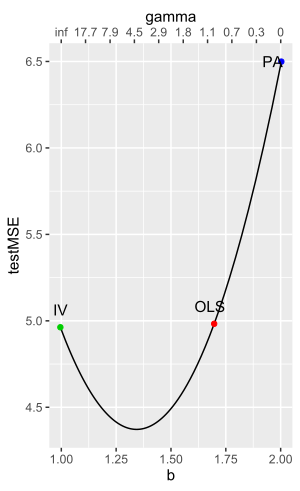

Source code (R):
# Re-implementation of example 2 in Anchor Regression - Rothenhaeuser 2020
# Author: Maic Rakitta
# Date: 15.09.20
##########################################################################
set.seed(1)

n <- 1000 # number of samples from unpertubed and pertubed distribution

# initialize training data
library(extraDistr) # for rademacher distribution
A <- rsign(n)
epsH.train <- rnorm(n)
epsX.train <- rnorm(n)
epsY.train <- rnorm(n)

H.train <- epsH.train
X.train <- A+H.train+epsX.train
Y.train <- X.train+2*H.train+epsY.train

# initialize test data
epsH.test <- rnorm(n)
epsX.test <- rnorm(n)
epsY.test <- rnorm(n)

H.test <- epsH.test
X.test <- 1.8+H.test+epsX.test
Y.test <- X.test+2*H.test+epsY.test

##########################################################################
# Anchor regression
anchor.regression <- function(X, Y, A, gamma, n){
  
  P.A <- A%*%solve(t(A)%*%A)%*%t(A)
  W <- diag(n)-(1-sqrt(gamma))*P.A
  
  Y.tilde <- W%*%Y
  X.tilde <- W%*%X
  
  fit <- lm(Y.tilde~X.tilde-1)
}

# PA = AR for gamma = 0
fit.PA <- anchor.regression(X.train, Y.train, A, 0, n)
b.PA <- coef(fit.PA)

# OLS = AR for gamma = 1
fit.OLS <- anchor.regression(X.train, Y.train, A, 1, n)
b.OLS <- coef(fit.OLS)

# IV - 2SLS
fit.2SLS.step <- lm(X.train~A-1)
X.train.hat <- fitted.values(fit.2SLS.step)
fit.IV <- lm(Y.train~X.train.hat-1)

#P.A <- A%*%solve(t(A)%*%A)%*%t(A) # manually
#X.train.tilde <- P.A%*%X.train
#b.IV <- solve(t(X.train.tilde)%*%X.train.tilde)%*%t(X.train.tilde)%*%Y.train
b.IV <- coef(fit.IV)

# training data plot
plot(X.train,Y.train)
abline(fit.OLS, col="2")
abline(fit.IV, col="3")
abline(fit.PA,col="4")
legend(0, -5, legend=c("OLS", "IV", "PA"),
       col=c(2, 3,4), lty=1, cex=0.8)

# test data plot
plot(X.test,Y.test)
abline(fit.OLS, col="2")
abline(fit.IV, col="3")
abline(fit.PA,col="4")
legend(2, -3, legend=c("OLS", "IV", "PA"),
       col=c(2, 3,4), lty=1, cex=0.8)

##########################################################################
# Calculation and plot of ex2 figure 1 in Rothenhaeusler 2020
gamma.vec <- seq(0,100,by=0.1)
b.vec <- numeric(length(gamma.vec))
MSE.vec <- numeric(length(gamma.vec))

for (i in 1:length(gamma.vec)){
  
  gamma <- gamma.vec[i]
  
  fit <- anchor.regression(X.train, Y.train, A, gamma, n)
  
  MSE.vec[i] <- mean((Y.test - t(X.test)*coef(fit)) ^ 2)
  b.vec[i] <- coef(fit)
}

# gamma big enough to compare with IV
gamma <- 10000
fit <- anchor.regression(X.train, Y.train, A, gamma, n)
MSE.limit <- mean((Y.test - t(X.test)*coef(fit)) ^ 2)
b.limit <- coef(fit)

b.vec.limit <- c(b.vec,b.limit)
MSE.vec.limit <- c(MSE.vec,MSE.limit)
gamma.vec.limit <- c(gamma.vec,gamma)

# test MSE for specific cases
MSE.PA <- mean((Y.test - t(X.test)*b.PA) ^ 2)
MSE.OLS <- mean((Y.test - t(X.test)*b.OLS) ^ 2)
MSE.IV <- mean((Y.test - t(X.test)*b.IV) ^ 2)

# plots
plot(gamma.vec.limit, MSE.vec.limit, type = "l")
points(1, MSE.OLS,col="2", pch=16)
points(0, MSE.PA,col="4", pch=16)
abline(h=MSE.IV)
abline(h=MSE.IV, col=3)
legend(2000, 5.5, legend=c("OLS", "IV MSE" ,"PA"),
       col=c(2, 3, 4), cex=0.8,pch=16)

plot(gamma.vec, MSE.vec, type = "l")
points(1, MSE.OLS,col="2", pch=16)
points(0, MSE.PA,col="4", pch=16)
abline(h=MSE.IV, col=3)
legend(60, 5.5, legend=c("OLS", "IV MSE" ,"PA"),
       col=c(2, 3, 4), cex=0.8,pch=16)

plot(b.vec.limit, MSE.vec.limit, type = "l", xlim = c(0.95,2.05))
points(b.OLS, MSE.OLS,col="2", pch=16)
points(b.IV, MSE.IV,col="3", pch=16)
points(b.PA, MSE.PA,col="4", pch=16)
legend(1, 6.5, legend=c("OLS", "IV", "PA"),
       col=c(2, 3,4), cex=0.8,pch=16)

# final plot: b and gamma vs test MSE
P.A <- A%*%solve(t(A)%*%A)%*%t(A) # first calulate coresponding gammas
X <- X.train
Y <- Y.train
b.gamma <- c(1,1.25,1.5,1.75,2)
b.gamma <- seq(1,2,by=1/9)
gamma.axis <- numeric(length(b.gamma))
for (i in 1:length(b.gamma)) {
  
  b <- b.gamma[i]
  
  gamma.axis[i] <- (-2*t(X)%*%X*b+t(X)%*%Y+t(Y)%*%X) * # solved by derivation of b optictive, set to 0 and solve for gamma
    solve(2*t(X)%*%P.A%*%X*b-t(X)%*%P.A%*%Y-t(Y)%*%P.A%*%X)+1
  
}

gamma.axis
c("inf",17.6987,7.894467, 4.542962, 2.851117, 1.8308, 1.148405, 0.659905, 0.2929409, 0.007174545)

library(ggplot2)
data <- data.frame(b=b.vec.limit, gamma = gamma.vec.limit, testMSE = MSE.vec.limit)
ggplot(data, aes(y=testMSE)) +
  
  geom_line( aes(x=b))+
  
  annotate("point", x = b.OLS, y = MSE.OLS, colour = 2)+
  annotate("text", x = b.OLS-0.02, y = MSE.OLS+0.1, label = "OLS")+
  annotate("point", x = b.IV, y = MSE.IV, colour = 3)+
  annotate("text", x = b.IV, y = MSE.IV+0.1, label = "IV")+
  annotate("point", x = b.PA, y = MSE.PA, colour = 4)+
  annotate("text", x = b.PA-0.04, y = MSE.PA, label = "PA")+
  
  scale_x_continuous(
    
    # Features of the first axis
    name = "b",
    
    # Add a second axis and specify its features
    sec.axis = sec_axis(trans= ~.,
                        name="gamma",
                        breaks=c(1.000000, 1.111111, 1.222222, 1.333333, 1.444444, 1.555556, 1.666667, 1.777778, 1.888889, 2.000000),
                        labels=c("inf",17.7,7.9, 4.5, 2.9, 1.8, 1.1, 0.7, 0.3, 0.0))
  )

# unobserved optimal gamma
b.opt <- b.vec.limit[which(MSE.vec.limit==min(MSE.vec.limit))]
gamma.opt <- (-2*t(X)%*%X*b.opt+t(X)%*%Y+t(Y)%*%X) * # solved by derivation of b optictive, set to 0 and solve for gamma
  solve(2*t(X)%*%P.A%*%X*b.opt-t(X)%*%P.A%*%Y-t(Y)%*%P.A%*%X)+1

gamma.opt
